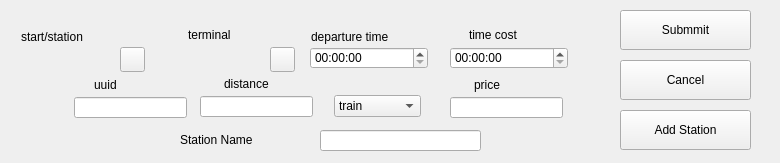
<?xml version="1.0" encoding="UTF-8"?>
<ui version="4.0">
 <class>ADDITEM</class>
 <widget class="QWidget" name="ADDITEM">
  <property name="windowModality">
   <enum>Qt::WindowModal</enum>
  </property>
  <property name="geometry">
   <rect>
    <x>0</x>
    <y>0</y>
    <width>780</width>
    <height>163</height>
   </rect>
  </property>
  <property name="windowTitle">
   <string>Form</string>
  </property>
  <property name="windowOpacity">
   <double>1.000000000000000</double>
  </property>
  <widget class="QTimeEdit" name="timeEdit">
   <property name="geometry">
    <rect>
     <x>450</x>
     <y>47</y>
     <width>118</width>
     <height>22</height>
    </rect>
   </property>
  </widget>
  <widget class="QTimeEdit" name="timeEdit_2">
   <property name="geometry">
    <rect>
     <x>310</x>
     <y>47</y>
     <width>118</width>
     <height>22</height>
    </rect>
   </property>
  </widget>
  <widget class="QComboBox" name="comboBox">
   <property name="geometry">
    <rect>
     <x>334</x>
     <y>95</y>
     <width>87</width>
     <height>22</height>
    </rect>
   </property>
   <item>
    <property name="text">
     <string>train</string>
    </property>
   </item>
   <item>
    <property name="text">
     <string>plane</string>
    </property>
   </item>
  </widget>
  <widget class="QLabel" name="label">
   <property name="geometry">
    <rect>
     <x>21</x>
     <y>27</y>
     <width>121</width>
     <height>20</height>
    </rect>
   </property>
   <property name="text">
    <string>start/station</string>
   </property>
  </widget>
  <widget class="QLabel" name="label_2">
   <property name="geometry">
    <rect>
     <x>188</x>
     <y>27</y>
     <width>72</width>
     <height>15</height>
    </rect>
   </property>
   <property name="text">
    <string>terminal</string>
   </property>
  </widget>
  <widget class="QLabel" name="label_3">
   <property name="geometry">
    <rect>
     <x>311</x>
     <y>27</y>
     <width>121</width>
     <height>20</height>
    </rect>
   </property>
   <property name="text">
    <string>departure time</string>
   </property>
  </widget>
  <widget class="QLabel" name="label_4">
   <property name="geometry">
    <rect>
     <x>469</x>
     <y>27</y>
     <width>72</width>
     <height>15</height>
    </rect>
   </property>
   <property name="text">
    <string>time cost</string>
   </property>
  </widget>
  <widget class="QLabel" name="label_5">
   <property name="geometry">
    <rect>
     <x>94</x>
     <y>77</y>
     <width>72</width>
     <height>15</height>
    </rect>
   </property>
   <property name="text">
    <string>uuid</string>
   </property>
  </widget>
  <widget class="QLineEdit" name="uuid">
   <property name="geometry">
    <rect>
     <x>74</x>
     <y>97</y>
     <width>113</width>
     <height>21</height>
    </rect>
   </property>
  </widget>
  <widget class="QLabel" name="label_6">
   <property name="geometry">
    <rect>
     <x>474</x>
     <y>77</y>
     <width>72</width>
     <height>15</height>
    </rect>
   </property>
   <property name="text">
    <string>price</string>
   </property>
  </widget>
  <widget class="QLineEdit" name="price">
   <property name="geometry">
    <rect>
     <x>450</x>
     <y>97</y>
     <width>113</width>
     <height>21</height>
    </rect>
   </property>
   <property name="inputMethodHints">
    <set>Qt::ImhPreferNumbers</set>
   </property>
   <property name="echoMode">
    <enum>QLineEdit::Normal</enum>
   </property>
  </widget>
  <widget class="QPushButton" name="submmit">
   <property name="geometry">
    <rect>
     <x>620</x>
     <y>10</y>
     <width>131</width>
     <height>40</height>
    </rect>
   </property>
   <property name="text">
    <string>Submmit</string>
   </property>
  </widget>
  <widget class="QPushButton" name="cancel">
   <property name="geometry">
    <rect>
     <x>620</x>
     <y>60</y>
     <width>131</width>
     <height>40</height>
    </rect>
   </property>
   <property name="text">
    <string>Cancel</string>
   </property>
  </widget>
  <widget class="QPushButton" name="add_station">
   <property name="geometry">
    <rect>
     <x>620</x>
     <y>110</y>
     <width>131</width>
     <height>40</height>
    </rect>
   </property>
   <property name="text">
    <string>Add Station</string>
   </property>
  </widget>
  <widget class="QLabel" name="start">
   <property name="geometry">
    <rect>
     <x>25</x>
     <y>47</y>
     <width>100</width>
     <height>22</height>
    </rect>
   </property>
   <property name="text">
    <string/>
   </property>
  </widget>
  <widget class="QLabel" name="terminal">
   <property name="geometry">
    <rect>
     <x>176</x>
     <y>47</y>
     <width>91</width>
     <height>22</height>
    </rect>
   </property>
   <property name="text">
    <string/>
   </property>
  </widget>
  <widget class="QPushButton" name="addstart">
   <property name="geometry">
    <rect>
     <x>120</x>
     <y>47</y>
     <width>25</width>
     <height>25</height>
    </rect>
   </property>
   <property name="text">
    <string/>
   </property>
  </widget>
  <widget class="QPushButton" name="addterminal">
   <property name="geometry">
    <rect>
     <x>270</x>
     <y>47</y>
     <width>25</width>
     <height>25</height>
    </rect>
   </property>
   <property name="text">
    <string/>
   </property>
  </widget>
  <widget class="QLineEdit" name="station_name">
   <property name="geometry">
    <rect>
     <x>320</x>
     <y>130</y>
     <width>161</width>
     <height>21</height>
    </rect>
   </property>
   <property name="inputMethodHints">
    <set>Qt::ImhPreferNumbers</set>
   </property>
   <property name="echoMode">
    <enum>QLineEdit::Normal</enum>
   </property>
  </widget>
  <widget class="QLabel" name="label_7">
   <property name="geometry">
    <rect>
     <x>180</x>
     <y>130</y>
     <width>121</width>
     <height>20</height>
    </rect>
   </property>
   <property name="text">
    <string>Station Name</string>
   </property>
  </widget>
  <widget class="QLabel" name="label_8">
   <property name="geometry">
    <rect>
     <x>224</x>
     <y>76</y>
     <width>72</width>
     <height>15</height>
    </rect>
   </property>
   <property name="text">
    <string>distance</string>
   </property>
  </widget>
  <widget class="QLineEdit" name="distance">
   <property name="geometry">
    <rect>
     <x>200</x>
     <y>96</y>
     <width>113</width>
     <height>21</height>
    </rect>
   </property>
   <property name="inputMethodHints">
    <set>Qt::ImhPreferNumbers</set>
   </property>
   <property name="echoMode">
    <enum>QLineEdit::Normal</enum>
   </property>
  </widget>
 </widget>
 <resources/>
 <connections/>
</ui>
